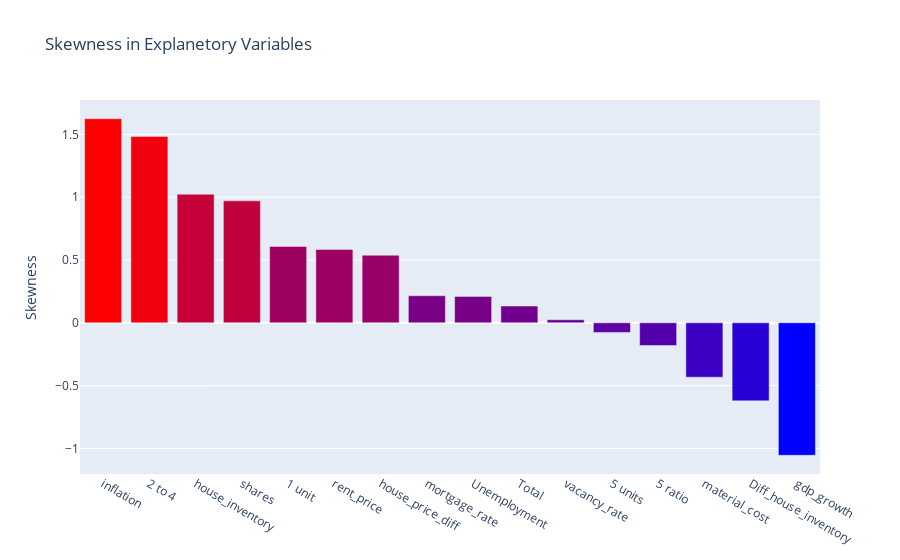

Write notebook code for a chart like this one.
### Code cell
skew_merged = pd.DataFrame(data = df.select_dtypes(include = ['int64', 'float64']).skew(), columns = ['Skewness'])
skew_merged_sorted = skew_merged.sort_values(ascending = False, by = 'Skewness')
bar_plot(skew_merged_sorted.index, skew_merged_sorted.Skewness, 'Skewness in Explanetory Variables', 'Skewness', 'Bluered')

### Figure 1 — Plotly figure (JSON) as saved in the notebook; plotly's stock layout.template omitted (floating-point values rounded to 4 significant figures)
{"data": [{"marker": {"color": [1.625, 1.484, 1.024, 0.9712, 0.6086, 0.5848, 0.5384, 0.2155, 0.2106, 0.1337, 0.02468, -0.07633, -0.1805, -0.4329, -0.6214, -1.055], "colorscale": [[0.0, "rgb(0,0,255)"], [1.0, "rgb(255,0,0)"]]}, "x": ["inflation", "2 to 4", "house_inventory", "shares", "1 unit", "rent_price", "house_price_diff", "mortgage_rate", "Unemployment", "Total", "vacancy_rate", "5 units", "5 ratio", "material_cost", "Diff_house_inventory", "gdp_growth"], "y": [1.625, 1.484, 1.024, 0.9712, 0.6086, 0.5848, 0.5384, 0.2155, 0.2106, 0.1337, 0.02468, -0.07633, -0.1805, -0.4329, -0.6214, -1.055], "type": "bar"}], "layout": {"hovermode": "closest", "title": {"text": "Skewness in Explanetory Variables"}, "yaxis": {"title": {"text": "Skewness"}}}}
